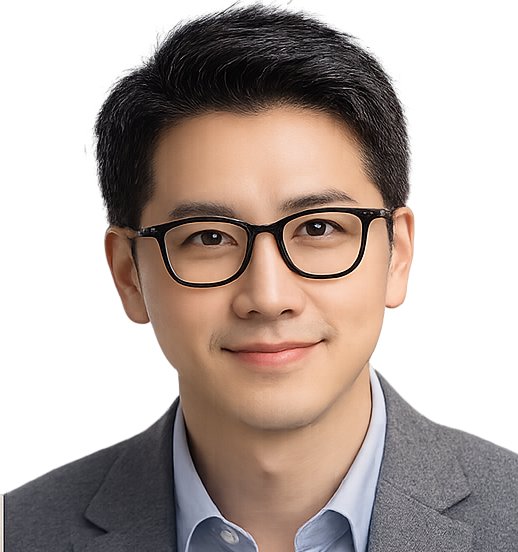
#> input picture AA.png, 518 x 552 px, given in place of 0.png, which was not available
$ python BBD_video_generator.py
#> lines starting #> are read from the running program, lines starting #| are printed output that depends on the picture; pictures that were not available may be replaced by others from this repository, and a replacement may not be noted
import os
from moviepy import *
from moviepy.video import *
from moviepy.audio import *
from moviepy.audio.AudioClip import AudioClip
from moviepy.video.VideoClip import VideoClip
from moviepy.video.fx import FadeIn, FadeOut, CrossFadeIn, CrossFadeOut, Scroll
from moviepy.video.fx import MaskColor
from moviepy.audio.fx import AudioFadeIn, AudioFadeOut, AudioNormalize

from PIL import Image
import numpy as np

import random

from PIL import Image


# [22 lines left out: function convert_webp_to_jpg_with_resolution, not called in this run]


def convert_png_to_jpg_with_resolution(input_file, resolution):
    """
    将指定的 .png 文件转换为指定解析度，并保存为同名的 .jpg 文件。

    :param input_file: str, 输入 .png 文件路径
    :param resolution: tuple, 目标分辨率 (宽度, 高度)
    """
#> called with input_file = './bg_image/bg119/0.png', resolution = (1920, 1080)
    try:
        # 获取输出文件名，将扩展名改为 .jpg
        output_file = input_file.rsplit('.', 1)[0] + ".jpg"

        # 打开 .png 文件
        with Image.open(input_file) as img:
            # 调整图像大小
#> img is the input picture: PIL image 518x552 RGBA; mean R, G, B, A 78.8, 65.5, 59.6, 149.7
            resized_img = img.resize(resolution, Image.LANCZOS)
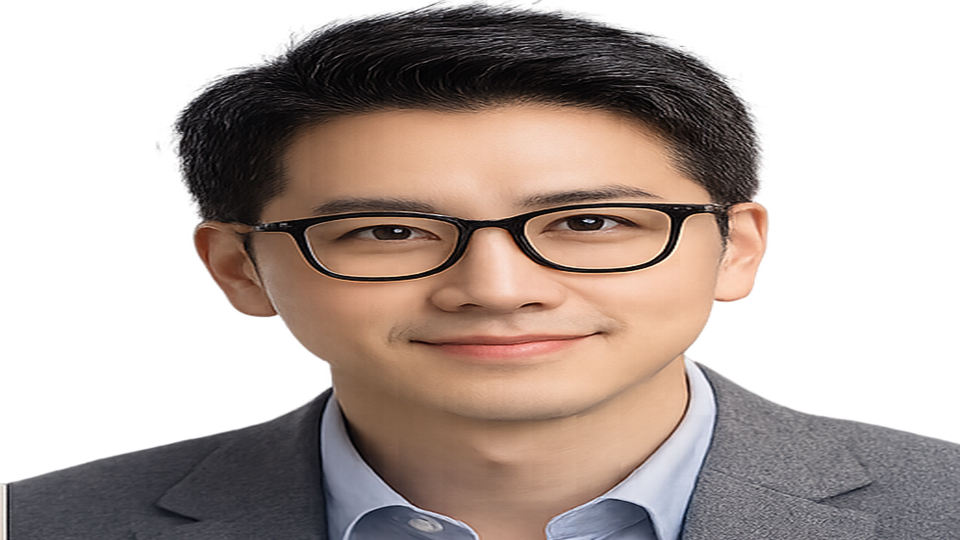
#> resized_img: PIL image 1920x1080 RGBA (shown at 1/2 size); mean R, G, B, A 79.1, 65.8, 59.9, 149.7; transparent parts drawn white
            # 转换为 RGB 模式（JPG 不支持透明度）
            rgb_img = resized_img.convert("RGB")
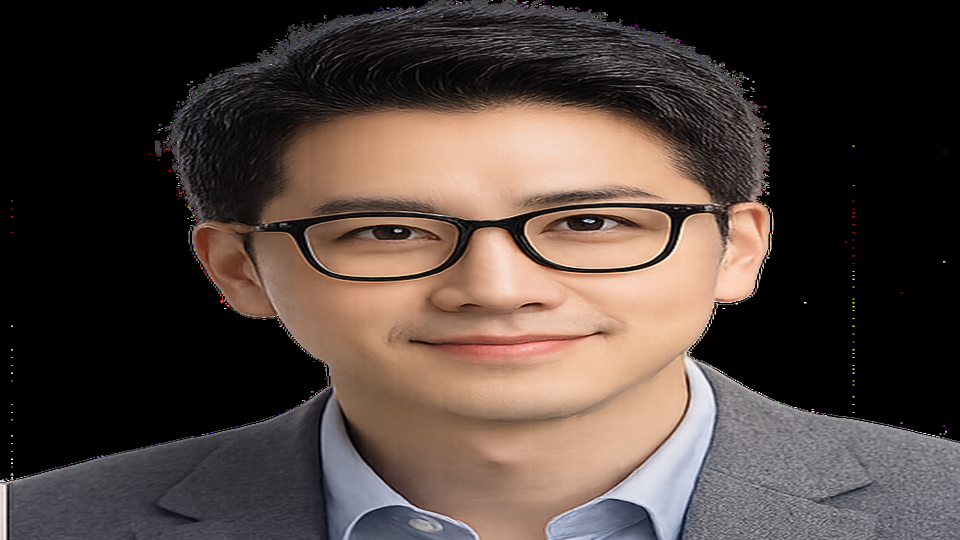
#> rgb_img: PIL image 1920x1080 RGB (shown at 1/2 size); mean R, G, B 79.1, 65.8, 59.9
            # 保存为 .jpg 文件
            rgb_img.save(output_file, "JPEG")
            print(f"图像已成功转换为解析度 {resolution} 并保存为 {output_file}")
    except Exception as e:
        print(f"处理图像时出错: {e}")


class Topic:
    """
    定义一个包含 line, second, time 属性的数据结构。
    """
    # [36 lines left out: functions __init__, __repr__, starts_with_pattern, format_seconds_to_hms, not called in this run]

        # 创建静音音频生成器
def make_silence(t):
    return 0.0  # 静音信号，返回 0 振幅


# [660 lines left out: functions generate_videos_from_txt_and_mp3, create_random_video_from_directory, resize_image, resize_image2, create_video_from_images_with_ZOOMING, create_video_from_images and 2 more, not called in this run]


#--------------------------------------------------------------------------------------------------

#configuration -------------------


# function = 1 製作長背景音樂 (from .mp3)
BGM_length = 12         # 背景音樂長度 / 單位：分鐘
BGM_output_filename = "emotion.mp3"

# function = 2 製作長背景影片 (from .mp4)
A_roll_MP4_length = 12    # A-roll (由MP4組成) 長度 / 單位：分鐘
A_roll_MP4_dir = "Money"   # mp4目錄名稱

# function = 3 製作長背景影片 (from .jpg)
A_roll_JPG_length = 2         # A-roll (由JPG組成) 長度 / 單位：分鐘
Each_JPG_Length = 30          # 每張JPG顯示多久時間   / 單位：秒
zoom_scale = 1.8
A_roll_JPG_dir = "法醫"       # .jpg 目錄名稱
mix_mode = False                 # mix-mode = True : 橫圖/豎圖交雜，則不能做fade in/out


# function = 4  背景圖轉檔 (.webp --> .jpg)
total_webp_photo_no = 0     # 共有幾張圖(.webp)   e.g. 10 means 0-9
total_png_photo_no = 30   # 共有幾張圖(.png)   e.g. 10 means 0-9
#photo_dir = "./bg_image/bg113"    #"./主題圖片/trump" #"./bg_image/bg89"


# function 5 generate_videos_from_txt_and_mp3   : test sample

# function 6, generate_videos_from_txt_and_mp3 , 產生影片 5+ 1+2 ( or +3)
book_ID = '112'
clip_number = 2    # 總共分為幾段 （e.g. clip_number=3 => B77-1, B77-2, B77-3)
string_align = 'left'  # default 'center': 靠中偏右;    'left': 對齊左邊邊框


#configuration -------------------
function = 4


# function = 1 製作長背景音樂 (from .mp3)
if function == 1:
    create_audio_from_mp3s(None ,"./bg_mp3", BGM_length*60, BGM_output_filename)

# function = 2 製作長背景影片 (from .mp4)
if function == 2:
    create_random_video_from_directory("./主題影片/"+A_roll_MP4_dir, 60*A_roll_MP4_length, A_roll_MP4_dir+".mp4")

# function = 3 製作長背景影片 (from .jpg)
if function == 3:
    zoom_scale = 1.5
    create_video_from_images_with_ZOOMING("./主題圖片/"+A_roll_JPG_dir, zoom_scale, Each_JPG_Length, 60*A_roll_JPG_length, A_roll_JPG_dir+"2.mp4")
    #create_video_from_images(mix_mode, "./主題圖片/"+A_roll_JPG_dir, Each_JPG_Length, 60*A_roll_JPG_length, A_roll_JPG_dir+"2.mp4")

# function = 4  背景圖轉檔
if function == 4:
    total_png_photo_no = 70   # 共有幾張圖(.png)   e.g. 10 means 0-9
    photo_dir = "./bg_image/bg119"    #"./主題圖片/trump" #"./bg_image/bg89"

    for i in range(0,total_webp_photo_no):   # range(0:10) <== 0~9
        image_filename = os.path.join(photo_dir, f"{i}.webp")
        convert_webp_to_jpg_with_resolution(image_filename,(1920, 1080))

    for i in range(0,total_png_photo_no):   # range(0:10) <== 0~9
        image_filename = os.path.join(photo_dir, f"{i}.png")
        convert_png_to_jpg_with_resolution(image_filename,(1920, 1080))
#> pass 2 of the loop `for i in range(0,total_png_photo_no):`:
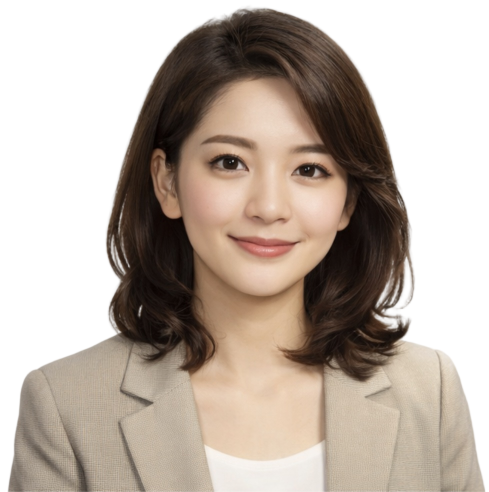
#> input picture BB.png, 978 x 984 px, given in place of 1.png, which was not available (shown at 1/2 size)
#> in convert_png_to_jpg_with_resolution, img is the input picture: PIL image 978x984 RGBA; mean R, G, B, A 91.6, 79.2, 69, 156.3
#> in convert_png_to_jpg_with_resolution (call 2), `resized_img = img.resize(resolution, Image.LANCZOS)`:
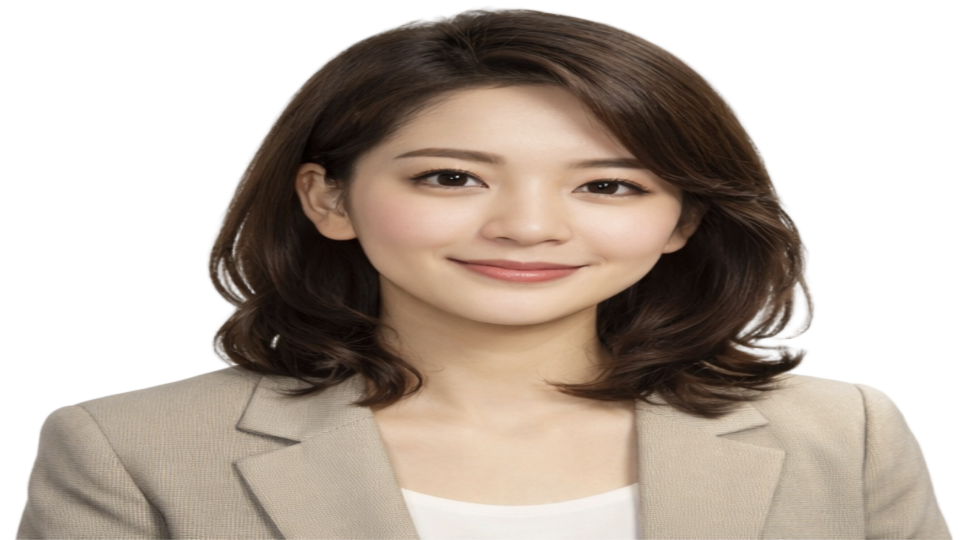
#> resized_img: PIL image 1920x1080 RGBA (shown at 1/2 size); mean R, G, B, A 90.5, 78.2, 68, 156.3; transparent parts drawn white
#> in convert_png_to_jpg_with_resolution (call 2), `rgb_img = resized_img.convert("RGB")`:
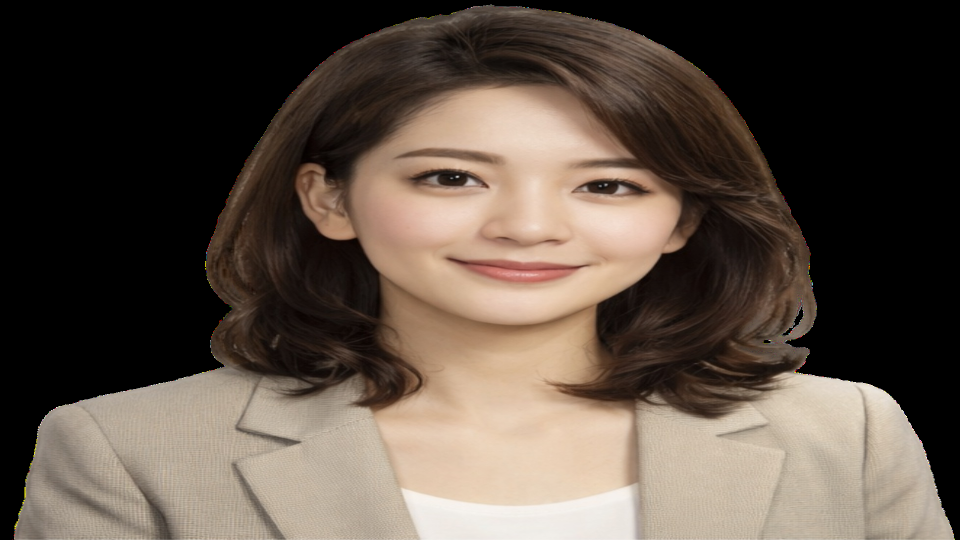
#> rgb_img: PIL image 1920x1080 RGB (shown at 1/2 size); mean R, G, B 90.5, 78.2, 68

# function = 5 使用示例
if function == 5:
    generate_videos_from_txt_and_mp3("./腳本/txt95-1", "./腳本/voice95-1",  "./bg_image/bg95","./output.mp4",0,0)

# function = 6  產生含字幕影片 5 + 1+2 (+3)
if function == 6:

    book_ID = '115'
    clip_number = 2    # 總共分為幾段 （e.g. clip_number=3 => B77-1, B77-2, B77-3)
    string_align = 'left'  # default 'center': 靠中偏右;    'left': 對齊左邊邊框

    Each_JPG_Length = 14            #30 # 每張JPG顯示多久時間   / 單位：秒
    A_roll_JPG_dir = "running"       # .jpg 目錄名稱
    zoom_scale = 1.3                #1.5
    #mix_mode = True                 # mix-mode = True : 橫圖/豎圖交雜，則不能做fade in/out


    A_roll_MP4_dir = 'Money'


    topic_num1, video_length1 = \
        generate_videos_from_txt_and_mp3("./腳本/txt"+book_ID+"-1", "./腳本/voice"+book_ID+"-1", "./bg_image/bg"+book_ID,"./output1.mp4",0,0, \
                                         bg_type=1)        #4th parameter: start time (in sec.);   bg_type=0 topic背景靜態照片 (==1, topic是動畫)

    topic_num2, video_length2 = \
        generate_videos_from_txt_and_mp3("./腳本/txt"+book_ID+"-2", "./腳本/voice"+book_ID+"-2", "./bg_image/bg"+book_ID, "./output2.mp4", \
                                    video_length1,topic_num1, bg_type=1)
    video_length3=video_length2
    if clip_number == 3:
        topic_num3, video_length3 = \
            generate_videos_from_txt_and_mp3("./腳本/txt"+book_ID+"-3", "./腳本/voice"+book_ID+"-3", "./bg_image/bg"+book_ID, "./output3.mp4", \
                                    video_length2,topic_num1+topic_num2,bg_type=1)

    create_audio_from_mp3s(None, "./bg_mp3", video_length3, "output" + book_ID + ".mp3")

    # 設定 - A_roll_MP4_dir (function-2)
    create_random_video_from_directory("./主題影片/"+A_roll_MP4_dir, video_length3, A_roll_MP4_dir+".mp4")


    #create_video_from_images_with_ZOOMING("./主題圖片/"+A_roll_JPG_dir, zoom_scale, Each_JPG_Length, video_length3, A_roll_JPG_dir+"2.mp4")
    #create_video_from_images(mix_mode, "./主題圖片/"+A_roll_JPG_dir, Each_JPG_Length, video_length3, A_roll_JPG_dir+"2.mp4")


# function = 7  產生音樂影片 1+2 (+3)
if function == 7:
    First_audio_filename = "./bg_mp3/原始音量/Echoes In The Drizzle.mp3"
    music_program_length = 30  # unit : minutes
    A_roll_JPG_dir = "黑膠播放"
    A_roll_MP4_dir = "cafe"
    Each_JPG_Length = 20

    # function-1 : music clip generation
    create_audio_from_mp3s(First_audio_filename,"./bg_mp3/原始音量", music_program_length*60, "output.mp3")

    # 設定 - A_roll_MP4_dir (function-2)
    create_random_video_from_directory("./主題影片/"+A_roll_MP4_dir, music_program_length*60, A_roll_MP4_dir+".mp4")

    # function-3
    #create_video_from_images(mix_mode, "./主題圖片/"+A_roll_JPG_dir, Each_JPG_Length, music_program_length*60, A_roll_JPG_dir+"2.mp4")

    '''
    create_countdown_video(
        minutes=music_program_length*2,
        seconds=0,
        font='TaipeiSansTCBeta-Bold.ttf',
        fontsize=100,
        color= (216,191,216), #蓟紫 #(255, 77,64), #  柿子橙
        #(255,191,0),琥珀色,   #(139,0,255),#紫羅蘭  #(0,71,125), #水手藍  #(222,49,99),  #樱桃红  #(250,128,114),    #(46, 139,87) , #"yellow",
        position=(10, 10),
        output_file="countdown.mp4"
    )
    '''
